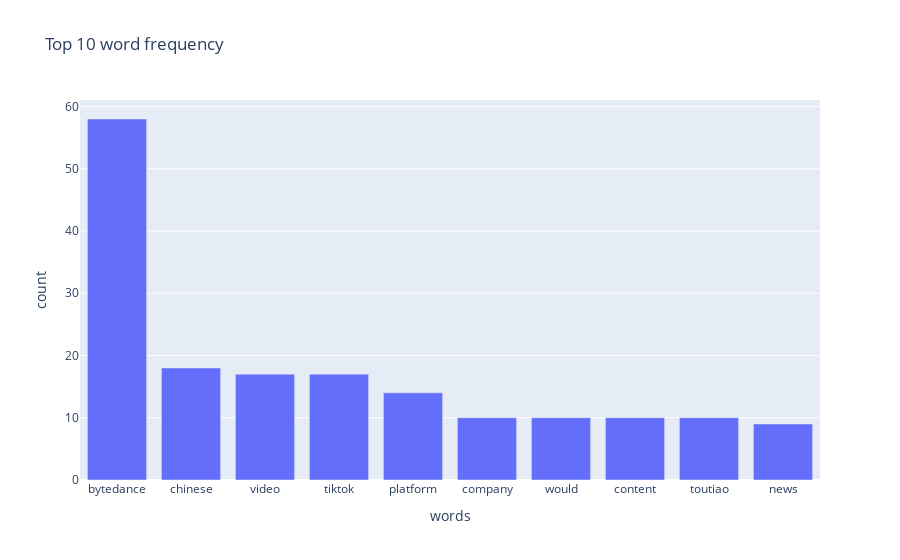

Notebook cell for this chart:
### Code cell
import plotly.express as px
fig = px.bar(count_df.head(10), x='words', y='count', title="Top 10 word frequency")
fig.show()

### Figure 1 — Plotly figure (JSON) as saved in the notebook; plotly's stock layout.template omitted (floating-point values rounded to 4 significant figures)
{"data": [{"alignmentgroup": "True", "hovertemplate": "words=%{x}<br>count=%{y}<extra></extra>", "legendgroup": "", "marker": {"color": "#636efa", "pattern": {"shape": ""}}, "name": "", "offsetgroup": "", "orientation": "v", "showlegend": false, "textposition": "auto", "type": "bar", "x": ["bytedance", "chinese", "video", "tiktok", "platform", "company", "would", "content", "toutiao", "news"], "xaxis": "x", "y": [58, 18, 17, 17, 14, 10, 10, 10, 10, 9], "yaxis": "y"}], "layout": {"autosize": true, "barmode": "relative", "legend": {"tracegroupgap": 0}, "title": {"text": "Top 10 word frequency"}, "xaxis": {"anchor": "y", "autorange": true, "domain": [0, 1], "range": [-0.5, 9.5], "title": {"text": "words"}, "type": "category"}, "yaxis": {"anchor": "x", "autorange": true, "domain": [0, 1], "range": [0, 61.05], "title": {"text": "count"}, "type": "linear"}}}
